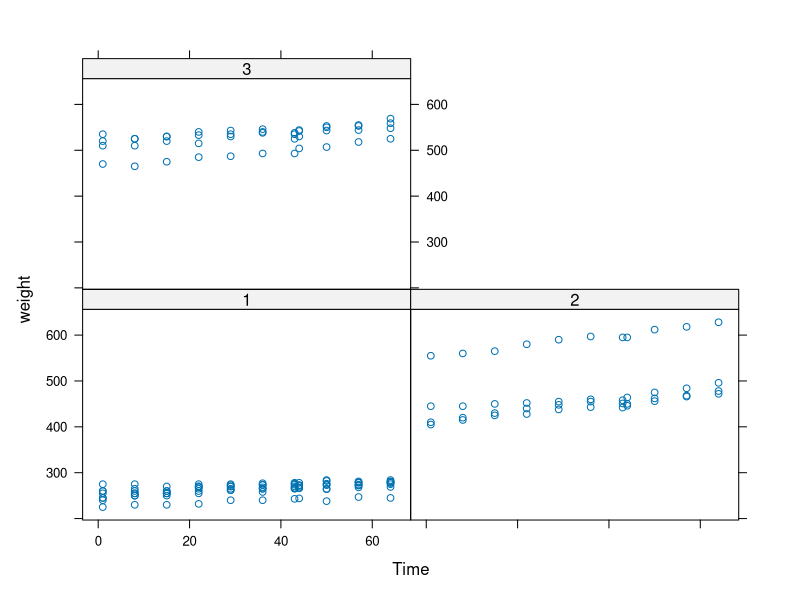
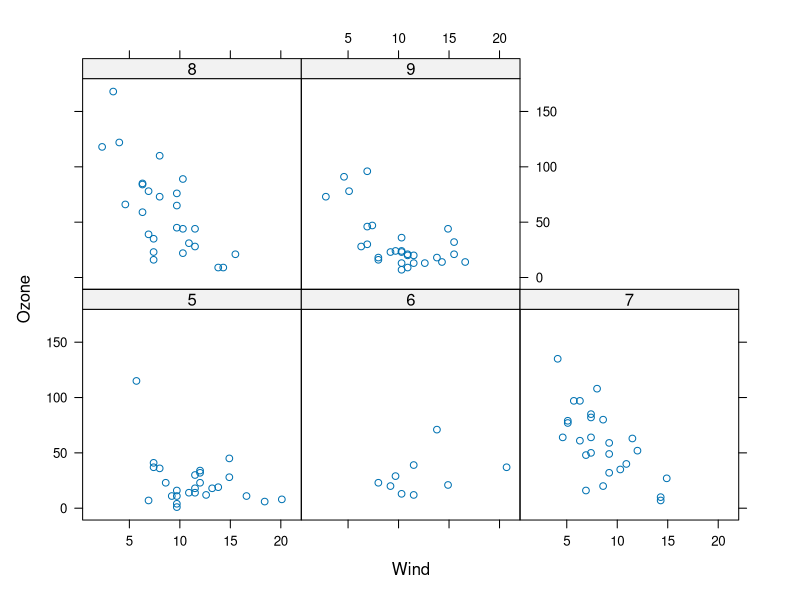

Write the R code that produced these figures, in order. (Note: this script raises an error after producing the figures.)
# Q2
library(nlme)
library(lattice)
xyplot(weight ~ Time | Diet, BodyWeight)
" set of 3 panels showing the relationship between weight and time for each diet."

# Q4
p <- xyplot(Ozone ~ Wind | factor(Month), data=airquality)
print(p)
"The object 'p' has not yet been printed with the appropriate print method."

# Q7
library(datasets)
data(airquality)
airquality = transform(airquality, Month = factor(Month))
qplot(Wind, Ozone, data = airquality, facets = . ~ Month)

# Q10

